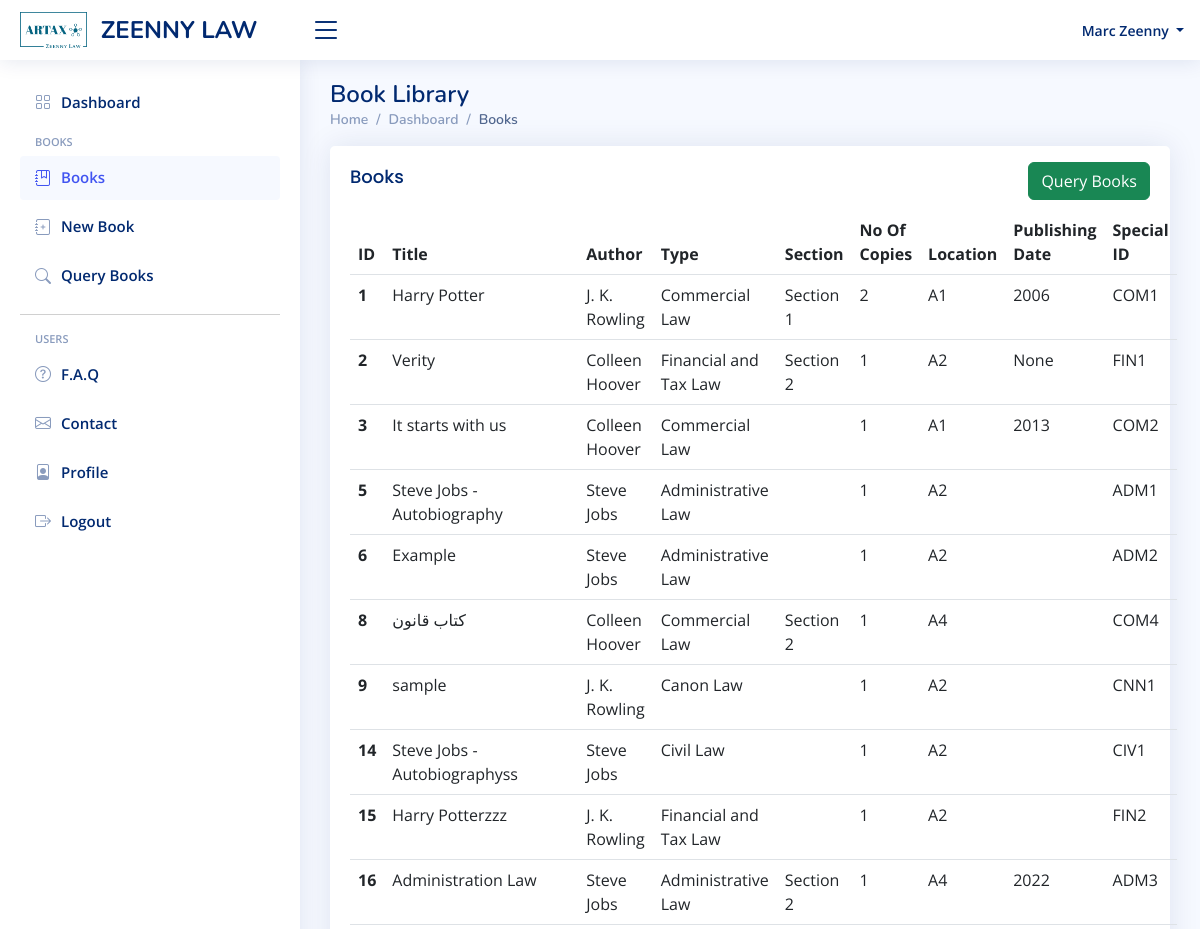
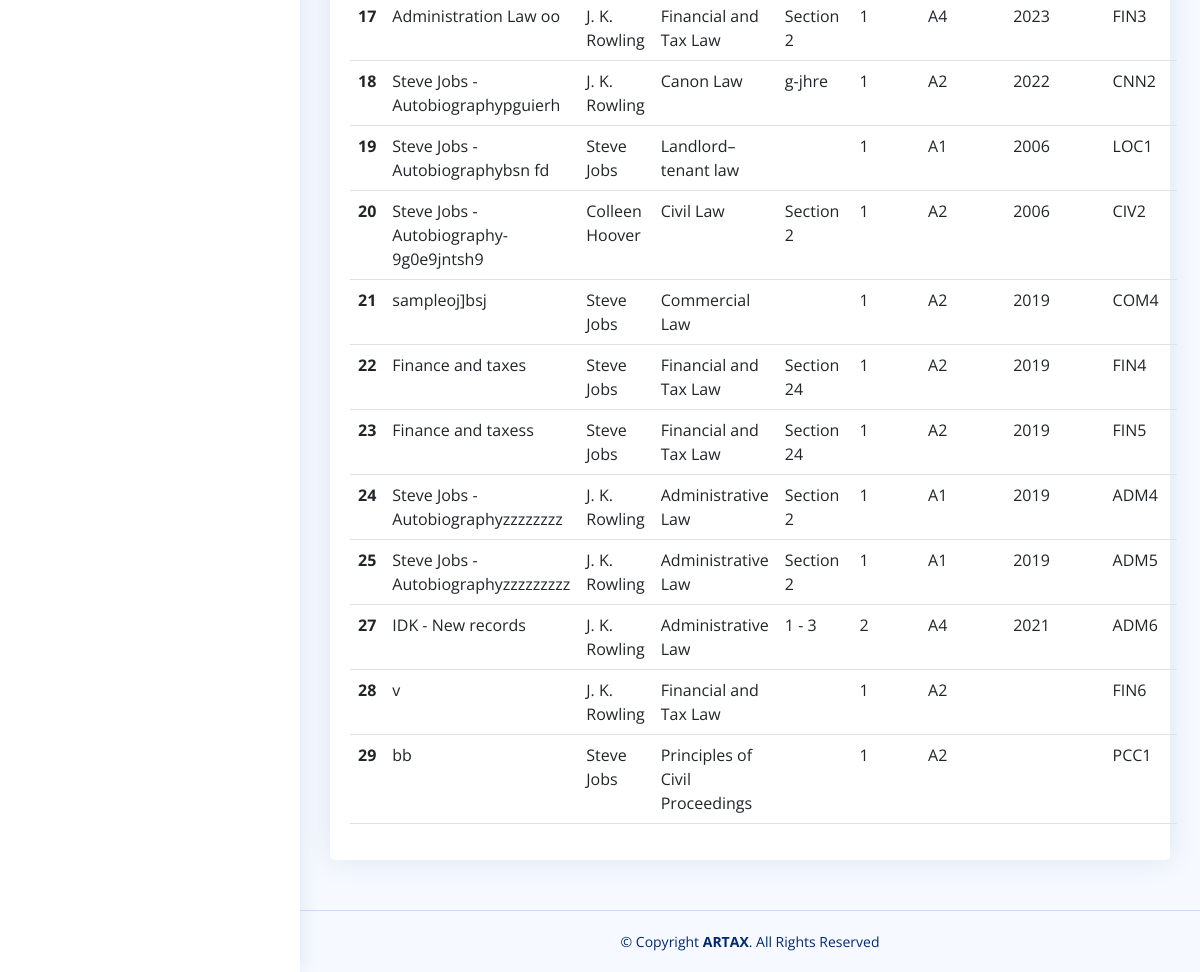
Page /books/ (signed in) on the committed database (2 pictures, top to bottom).
### artax/models.py (models this page shows, shortened)
class User(AbstractUser):
    email = models.EmailField(blank=True, unique=True, validators=[EmailValidator(
        message="Please enter a valid email address.")])
    about = models.TextField()
    job = models.CharField(max_length=200)
    address = models.TextField()
    phone = PhoneNumberField(null=True, region="LB")
    date_of_registration = models.DateField(default=datetime.today)
    twitter_url = models.URLField(default="#")
    facebook_url = models.URLField(default="#")
    insta_url = models.URLField(default="#")
    linkedin_url = models.URLField(default="#")
    def get_full_name(self):
        return f"{self.first_name} {self.last_name}".strip()

class Book(models.Model, DirtyFieldsMixin):
    lib_id = models.CharField(max_length=50, default="ABC123")
    author = models.ForeignKey("Author", models.PROTECT, related_name="book")
    title = models.CharField(max_length=250)
    subject = models.TextField(null=True)
    type = models.ForeignKey("Type", models.PROTECT, related_name="book")
    section = models.CharField(max_length=250)
    location = models.ForeignKey("Location", models.PROTECT, related_name="book", null=True)
    publisher = models.CharField(max_length=250)
    publishing_date = models.CharField(max_length=250, null=True)
    purchase_date = models.DateField(null=True, blank=True)
    summary = models.FileField(upload_to=functools.partial(custom_cover_filename, object="summary"), blank=True, null=True)
    cover = models.ImageField(upload_to=functools.partial(custom_cover_filename, object="cover"), blank=True, null=True)
    isbn = models.CharField(max_length=14, blank=True, null=True)
    number_of_copies = models.IntegerField()
    language = models.ForeignKey("Language", models.SET_NULL, related_name="book", null=True)
    date_of_registration = models.DateField(default=datetime.today)
    registrator = models.ForeignKey(User, models.SET_NULL, null=True, related_name="book_registrator")
    last_editor = models.ForeignKey(User, models.SET_NULL, null=True, related_name="book_latest_editor")
    last_edit_time = models.DateTimeField()

class Author(models.Model):
    name = models.CharField(max_length=200)

class Type(models.Model):
    name = models.CharField(max_length=200)
    code = models.CharField(max_length=3)

class Location(models.Model):
    code = models.CharField(max_length=200)

### artax/views.py (the view)
# urls.py: path("books/", views.all_books, name="all_books"),
@login_required(login_url="login")
def all_books(request):
    page_obj = paginator_books(request, Book.objects.all().order_by("id"))
    return render(request, "artax/all-books.html",
                  {"page_obj": page_obj, 'per_page': per_page, 'per_page_options': [25, 35, 45]})

### artax/templatetags/custom_tags.py (called while the page is built)
@register.simple_tag(takes_context=True)
def nav_link(context, link, text, icon):
    if context['request'].resolver_match.view_name.endswith(link):
        nav_class = 'nav-item'
        link_class = 'nav-link'
    else:
        nav_class = 'nav-item collapsed'
        link_class = 'nav-link collapsed'
    url = context['request'].build_absolute_uri(reverse(link))
    return mark_safe(f"""<li class="{nav_class}"><a class="{link_class}" href="{url}"><i class="bi bi-{icon}"></i><span>{text}</span></a></li>""")

### artax/views.py (called while the page is built)
def paginator_books(request, books):
    page_number = request.GET.get('page')
    if request.GET.get("asc") == 'False':
        books = books[::-1]
    paginator = Paginator(books, per_page)
    page_obj = paginator.get_page(page_number)
    return page_obj

### artax/templates/artax/all-books.html (shortened to what this page needs)
{% extends 'artax/layout.html' %}
{% block content %}
<main id="main" class="main">
    <div class="pagetitle">
      <h1>Book Library</h1>
      <nav>
        <ol class="breadcrumb">
          <li class="breadcrumb-item"><a href="{% url 'index' %}">Home</a></li>
          <li class="breadcrumb-item"><a href="{% url "index" %}">Dashboard</a></li>
          <li class="breadcrumb-item active">Books</li>
        </ol>
      </nav>
    </div>
    <section class="section">
      <div class="row">
        <div class="col-lg-12">
          <div class="card">
            <div class="card-body">
            <div class="row">
                <div class="col-6">
                    <h5 class="card-title">Books</h5>
                </div>
                <div class="col-6 text-end mt-3">
                    <a href="{% url 'book_queries' %}" class="btn btn-success">Query Books</a>
                </div>
            </div>
              <div class="table-responsive-sm table-responsive-md">
                <table class="table table-hover datatable" >
                <thead>
                  <tr>
                    <th scope="col">ID</th>
                    <th scope="col">Title</th>
                    <th scope="col">Author</th>
                    <th scope="col">Type</th>
                    <th scope="col">Section</th>
                    <th scope="col">No Of Copies</th>
                    <th scope="col">Location</th>
                    <th scope="col">Publishing Date</th>
                    <th scope="col">Special ID</th>
                  </tr>
                </thead>
                <tbody>
                {% for book in page_obj %}
                  <tr class="clickable" onclick="window.location='{% url 'show_book' book_id=book.id %}'" style="cursor: pointer;">
                    <th scope="row">{{ book.id }}</th>
                    <td>{{book.title}}</td>
                    <td>{{book.author.name}}</td>
                    <td>{{book.type.name}}</td>
                    <td>{{book.section}}</td>
                    <td>{{book.number_of_copies}}</td>
                    <td>{{book.location.code}}</td>
                    <td>{{book.publishing_date}}</td>
                    <td>{{book.lib_id}}</td>
                  </tr>
                {% endfor %}
                </tbody>
              </table>
              </div>
            </div>
          </div>
        </div>
      </div>
    </section>
  </main>
{% endblock %}

### artax/templates/artax/layout.html (shortened to what this page needs)
{% load custom_tags %}
{% load static %}
<!DOCTYPE html>
<html lang="en">
<head>
    {% block head %}
    <link href="{% static 'artax/vendor/bootstrap/css/bootstrap.min.css' %}" rel="stylesheet">
    <link href="{% static 'artax/vendor/bootstrap-icons/bootstrap-icons.css' %}" rel="stylesheet">
    <link href="{% static 'artax/vendor/remixicon/remixicon.css'%}" rel="stylesheet">
    <link href="{% static 'artax/vendor/simple-datatables/style.css'%}" rel="stylesheet">
    <link href="{% static 'artax/css/style.css'%}" rel="stylesheet">
    {% endblock %}
</head>
<body>
{% block header %}
<header id="header" class="header fixed-top d-flex align-items-center">
    <div class="d-flex align-items-center justify-content-between">
        <a href="{% url 'index' %}" class="logo d-flex align-items-center" >
            <img src="{% static 'artax/img/png/logo.png' %}" style="height: 40px;" alt="">&nbsp;&nbsp;
            <span class="d-none d-lg-block">ZEENNY LAW </span>
        </a>
        <i class="bi bi-list toggle-sidebar-btn"></i>
    </div>
    <nav class="header-nav ms-auto">
        <ul class="d-flex align-items-center">
            {% if user.is_authenticated %}
            <li class="nav-item dropdown pe-3">
                <a class="nav-link nav-profile d-flex align-items-center pe-0" href="#" data-bs-toggle="dropdown">
                    <span class="d-none d-md-block dropdown-toggle ps-2">{{ user.get_full_name }} </span>
                </a>
            </li>
            {% else %}
            <li class="nav-item pe-4">
                <a class="nav-link nav-profile d-flex align-items-center pe-0" href="{% url 'login' %}">
                    <span class="d-none d-md-block ps-2">Login to access Artax&trade; features&nbsp;<i class="bi bi-box-arrow-in-right"></i></span>
                </a>
            </li>
            {% endif %}
        </ul>
    </nav>
</header>
{% endblock %}
{% block sidebar %}
<aside id="sidebar" class="sidebar">
    <ul class="sidebar-nav collapsed" id="sidebar-nav">
        {% nav_link 'index' 'Dashboard ' 'grid' %}
        <li class="nav-heading">Books</li>
        {% nav_link 'all_books' 'Books' 'journal-bookmark' %}
        {% nav_link 'new_book' 'New Book' 'journal-plus' %}
        {% nav_link 'book_queries' 'Query Books ' 'search' %}
        <hr>
        <li class="nav-heading">Users</li>
        {% nav_link 'faq' 'F.A.Q' 'question-circle'%}
        {% nav_link 'contact' 'Contact' 'envelope' %}
        {% if user.is_authenticated %}
            {% nav_link 'profile' 'Profile ' 'file-person' %}
            {% nav_link 'logout' 'Logout' 'box-arrow-right' %}
        {% endif %}
    </ul>
</aside>
{% endblock%}
{% block content %}{% endblock %}
{% block footer %}
<footer id="footer" class="footer">
    <div class="copyright">
        &copy; Copyright <strong><span>ARTAX</span></strong>. All Rights Reserved
    </div>
</footer>
</body>
</html>
{% endblock %}

### artax/static/artax/css/style.css (style rules this page uses)
:root { scroll-behavior: smooth; }
body { font-family: "Open Sans", sans-serif; background: #f6f9ff; color: #444444; }
a { color: #4154f1; text-decoration: none; }
h1, h2, h3, h4, h5, h6 { font-family: "Nunito", sans-serif; }
#main { margin-top: 60px; padding: 20px 30px; transition: all 0.3s; }
.pagetitle { margin-bottom: 10px; }
.pagetitle h1 { font-size: 24px; margin-bottom: 0; font-weight: 600; color: #012970; }
.card { margin-bottom: 30px; border: none; border-radius: 5px; box-shadow: 0px 0 30px rgba(1, 41, 112, 0.1); }
.card-title { padding: 20px 0 15px 0; font-size: 18px; font-weight: 500; color: #012970; font-family: "Poppins", sans-serif; }
.card-body { padding: 0 20px 20px 20px; }
.breadcrumb { font-size: 14px; font-family: "Nunito", sans-serif; color: #899bbd; font-weight: 600; }
.breadcrumb a { color: #899bbd; transition: 0.3s; }
.breadcrumb .breadcrumb-item::before { color: #899bbd; }
.breadcrumb .active { color: #51678f; font-weight: 600; }
.logo { line-height: 1; }
@media (min-width: 1200px) { .logo { width: 280px; } }
.logo img { max-height: 36px; margin-right: 6px; }
.logo span { font-size: 24px; font-weight: 700; color: #012970; font-family: "Nunito", sans-serif; }
.header { transition: all 0.5s; z-index: 997; height: 60px; box-shadow: 0px 2px 20px rgba(1, 41, 112, 0.1); background-color: #fff; padding-left: 20px; }
.header .toggle-sidebar-btn { font-size: 32px; padding-left: 10px; cursor: pointer; color: #012970; }
.header-nav ul { list-style: none; }
.header-nav>ul { margin: 0; padding: 0; }
.header-nav .nav-profile { color: #012970; }
.header-nav .nav-profile span { font-size: 14px; font-weight: 600; }
.sidebar { position: fixed; top: 60px; left: 0; bottom: 0; width: 300px; z-index: 996; transition: all 0.3s; padding: 20px; overflow-y: auto; scrollbar-width: thin; scrollbar-color: #aab7cf transparent; box-shadow: 0px 0px 20px rgba(1, 41, 112, 0.1); background-color: #fff; }
@media (min-width: 1200px) { #main, #footer { margin-left: 300px; } }
.sidebar-nav { padding: 0; margin: 0; list-style: none; }
.sidebar-nav li { padding: 0; margin: 0; list-style: none; }
.sidebar-nav .nav-item { margin-bottom: 5px; }
.sidebar-nav .nav-heading { font-size: 11px; text-transform: uppercase; color: #899bbd; font-weight: 600; margin: 10px 0 5px 15px; }
.sidebar-nav .nav-link { display: flex; align-items: center; font-size: 15px; font-weight: 600; color: #4154f1; transition: 0.3; background: #f6f9ff; padding: 10px 15px; border-radius: 4px; }
.sidebar-nav .nav-link i { font-size: 16px; margin-right: 10px; color: #4154f1; }
.sidebar-nav .nav-link.collapsed { color: #012970; background: #fff; }
.sidebar-nav .nav-link.collapsed i { color: #899bbd; }
.footer { padding: 20px 0; font-size: 14px; transition: all 0.3s; border-top: 1px solid #cddfff; }
.footer .copyright { text-align: center; color: #012970; }

### rows in the picture
User: get_full_name "Marc Zeenny"
Book: id "1", title "Harry Potter", author.name "J. K. Rowling", type.name "Commercial Law", section "Section 1", number_of_copies "2", location.code "A1", publishing_date "2006", lib_id "COM1"
Book: id "2", title "Verity", author.name "Colleen Hoover", type.name "Financial and Tax Law", section "Section 2", number_of_copies "1", location.code "A2", publishing_date "None", lib_id "FIN1"
Book: id "3", title "It starts with us", author.name "Colleen Hoover", type.name "Commercial Law", number_of_copies "1", location.code "A1", publishing_date "2013", lib_id "COM2"
Book: id "5", title "Steve Jobs - Autobiography", author.name "Steve Jobs", type.name "Administrative Law", number_of_copies "1", location.code "A2", lib_id "ADM1"
Book: id "6", title "Example", author.name "Steve Jobs", type.name "Administrative Law", number_of_copies "1", location.code "A2", lib_id "ADM2"
Book: id "8", title "كتاب قانون", author.name "Colleen Hoover", type.name "Commercial Law", section "Section 2", number_of_copies "1", location.code "A4", lib_id "COM4"
Book: id "9", title "sample", author.name "J. K. Rowling", type.name "Canon Law", number_of_copies "1", location.code "A2", lib_id "CNN1"
Book: id "14", title "Steve Jobs - Autobiographyss", author.name "Steve Jobs", type.name "Civil Law", number_of_copies "1", location.code "A2", lib_id "CIV1"
Book: id "15", title "Harry Potterzzz", author.name "J. K. Rowling", type.name "Financial and Tax Law", number_of_copies "1", location.code "A2", lib_id "FIN2"
Book: id "16", title "Administration Law", author.name "Steve Jobs", type.name "Administrative Law", section "Section 2", number_of_copies "1", location.code "A4", publishing_date "2022", lib_id "ADM3"
Book: id "17", title "Administration Law oo", author.name "J. K. Rowling", type.name "Financial and Tax Law", section "Section 2", number_of_copies "1", location.code "A4", publishing_date "2023", lib_id "FIN3"
Book: id "18", title "Steve Jobs - Autobiographypguierh", author.name "J. K. Rowling", type.name "Canon Law", section "g-jhre", number_of_copies "1", location.code "A2", publishing_date "2022", lib_id "CNN2"
Book: id "19", title "Steve Jobs - Autobiographybsn fd", author.name "Steve Jobs", type.name "Landlord–tenant law", number_of_copies "1", location.code "A1", publishing_date "2006", lib_id "LOC1"
Book: id "20", title "Steve Jobs - Autobiography-9g0e9jntsh9", author.name "Colleen Hoover", type.name "Civil Law", section "Section 2", number_of_copies "1", location.code "A2", publishing_date "2006", lib_id "CIV2"
Book: id "21", title "sampleoj]bsj", author.name "Steve Jobs", type.name "Commercial Law", number_of_copies "1", location.code "A2", publishing_date "2019", lib_id "COM4"
Book: id "22", title "Finance and taxes", author.name "Steve Jobs", type.name "Financial and Tax Law", section "Section 24", number_of_copies "1", location.code "A2", publishing_date "2019", lib_id "FIN4"
Book: id "23", title "Finance and taxess", author.name "Steve Jobs", type.name "Financial and Tax Law", section "Section 24", number_of_copies "1", location.code "A2", publishing_date "2019", lib_id "FIN5"
Book: id "24", title "Steve Jobs - Autobiographyzzzzzzzz", author.name "J. K. Rowling", type.name "Administrative Law", section "Section 2", number_of_copies "1", location.code "A1", publishing_date "2019", lib_id "ADM4"
Book: id "25", title "Steve Jobs - Autobiographyzzzzzzzzz", author.name "J. K. Rowling", type.name "Administrative Law", section "Section 2", number_of_copies "1", location.code "A1", publishing_date "2019", lib_id "ADM5"
Book: id "27", title "IDK - New records", author.name "J. K. Rowling", type.name "Administrative Law", section "1 - 3", number_of_copies "2", location.code "A4", publishing_date "2021", lib_id "ADM6"
Book: id "28", title "v", author.name "J. K. Rowling", type.name "Financial and Tax Law", number_of_copies "1", location.code "A2", lib_id "FIN6"
Book: id "29", title "bb", author.name "Steve Jobs", type.name "Principles of Civil Proceedings", number_of_copies "1", location.code "A2", lib_id "PCC1"
